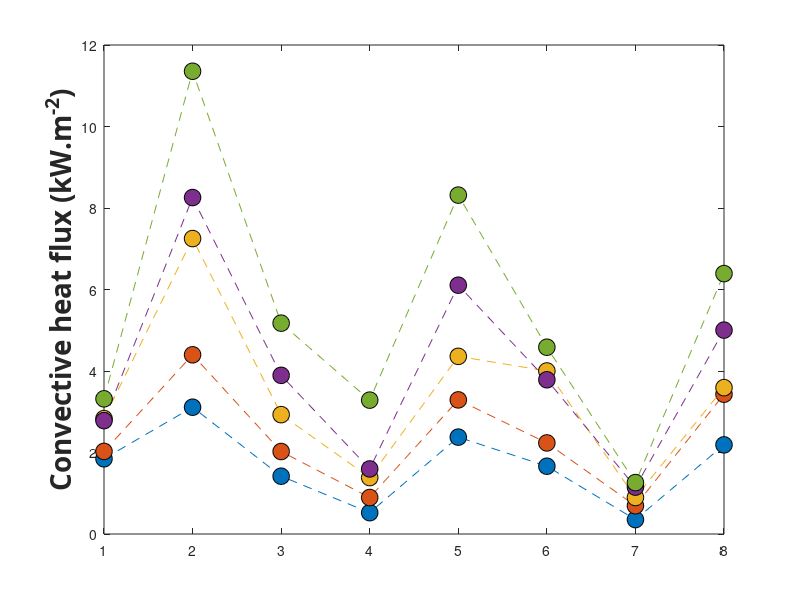

The MATLAB source for this figure: (Note: this script raises an error after producing the figure.)
clear;
close all;
%AS3959 average Convective heat flux Scrub FDI80 

Convective_heat_flux_BAL12p5 = [1.845473075	3.1115632	1.418087633	0.52367016	2.3772678	1.6632507	0.35396953	2.1876145];
Convective_heat_flux_BAL19 = [2.027367	4.397429867	2.024058467	0.89541693	3.291456467	2.2352213	0.69308513	3.43002465];
Convective_heat_flux_BAL29 = [2.832140925	7.249967833	2.929036367	1.3851031	4.3596046	4.0007265	0.896467563	3.5918001];
Convective_heat_flux_BAL40 = [2.7821666	8.256461867	3.893566767	1.5967967	6.1057098	3.7851079	1.15024997	5.0036063];
Convective_heat_flux_FZ = [3.31706445	11.35601023	5.174102567	3.2852704	8.316186867	4.5836296	1.2610117	6.39048485];


plot([Convective_heat_flux_BAL12p5],'o--','MarkerSize',12,'MarkerEdgeColor','black','MarkerFaceColor',[0, 0.4470, 0.7410]);
hold on
plot([Convective_heat_flux_BAL19],'o--','MarkerSize',12,'MarkerEdgeColor','black','MarkerFaceColor',[0.8500, 0.3250, 0.0980]);
plot([Convective_heat_flux_BAL29],'o--','MarkerSize',12,'MarkerEdgeColor','black','MarkerFaceColor',[0.9290, 0.6940, 0.1250]);
plot([Convective_heat_flux_BAL40],'o--','MarkerSize',12,'MarkerEdgeColor','black','MarkerFaceColor',[0.4940, 0.1840, 0.5560]);
plot([Convective_heat_flux_FZ],'o--','MarkerSize',12,'MarkerEdgeColor','black','MarkerFaceColor',[0.4660, 0.6740, 0.1880]);



ylabel('Convective heat flux (kW.m^{-2})','FontWeight','bold','FontSize',20,...
    'FontName','Calibri');





ax = gca;
ax.XTickLabels = {'Roof','Gutter','Sub-floor','Door','Deck','Window','Back wall','Front wall'};
grid on;


box on
xtickangle(45)
xlabel('Location','FontWeight','bold','FontSize',20,...
    'FontName','Calibri');

set(gca,'fontsize',18);

legend('BAL 12.5','BAL 19','BAL 29','BAL 40','BAL FZ')
